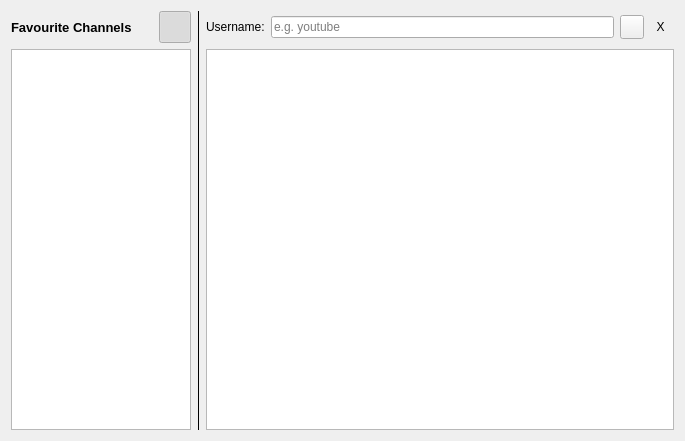
<?xml version="1.0" encoding="UTF-8"?>
<ui version="4.0">
 <class>MainWindow</class>
 <widget class="QMainWindow" name="MainWindow">
  <property name="geometry">
   <rect>
    <x>0</x>
    <y>0</y>
    <width>685</width>
    <height>441</height>
   </rect>
  </property>
  <property name="windowTitle">
   <string>MainWindow</string>
  </property>
  <widget class="QWidget" name="centralWidget">
   <layout class="QGridLayout" name="gridLayout">
    <item row="1" column="0">
     <widget class="QListWidget" name="listWidget">
      <property name="sizePolicy">
       <sizepolicy hsizetype="Expanding" vsizetype="Expanding">
        <horstretch>0</horstretch>
        <verstretch>0</verstretch>
       </sizepolicy>
      </property>
      <property name="minimumSize">
       <size>
        <width>180</width>
        <height>0</height>
       </size>
      </property>
      <property name="maximumSize">
       <size>
        <width>180</width>
        <height>16777215</height>
       </size>
      </property>
     </widget>
    </item>
    <item row="0" column="1" rowspan="2">
     <widget class="Line" name="line">
      <property name="frameShadow">
       <enum>QFrame::Plain</enum>
      </property>
      <property name="lineWidth">
       <number>1</number>
      </property>
      <property name="midLineWidth">
       <number>0</number>
      </property>
      <property name="orientation">
       <enum>Qt::Vertical</enum>
      </property>
     </widget>
    </item>
    <item row="1" column="2" colspan="10">
     <widget class="QTableWidget" name="table"/>
    </item>
    <item row="0" column="2">
     <widget class="QLabel" name="label">
      <property name="maximumSize">
       <size>
        <width>70</width>
        <height>16777215</height>
       </size>
      </property>
      <property name="text">
       <string>Username:</string>
      </property>
     </widget>
    </item>
    <item row="0" column="0">
     <layout class="QHBoxLayout" name="horizontalLayout">
      <item>
       <widget class="QLabel" name="label_2">
        <property name="font">
         <font>
          <pointsize>10</pointsize>
          <weight>75</weight>
          <italic>false</italic>
          <bold>true</bold>
          <underline>false</underline>
          <strikeout>false</strikeout>
          <kerning>true</kerning>
         </font>
        </property>
        <property name="frameShape">
         <enum>QFrame::NoFrame</enum>
        </property>
        <property name="lineWidth">
         <number>-3</number>
        </property>
        <property name="text">
         <string>Favourite Channels</string>
        </property>
       </widget>
      </item>
      <item>
       <widget class="QPushButton" name="btnFavourite">
        <property name="minimumSize">
         <size>
          <width>0</width>
          <height>32</height>
         </size>
        </property>
        <property name="maximumSize">
         <size>
          <width>32</width>
          <height>32</height>
         </size>
        </property>
        <property name="styleSheet">
         <string notr="true">border-image: url(:/icon/rounded.gif);</string>
        </property>
        <property name="text">
         <string/>
        </property>
        <property name="checkable">
         <bool>true</bool>
        </property>
        <property name="checked">
         <bool>true</bool>
        </property>
        <property name="flat">
         <bool>false</bool>
        </property>
       </widget>
      </item>
     </layout>
    </item>
    <item row="0" column="11">
     <layout class="QHBoxLayout" name="horizontalLayout_2">
      <item>
       <widget class="QPushButton" name="btnAdd">
        <property name="minimumSize">
         <size>
          <width>24</width>
          <height>24</height>
         </size>
        </property>
        <property name="maximumSize">
         <size>
          <width>24</width>
          <height>24</height>
         </size>
        </property>
        <property name="styleSheet">
         <string notr="true">border-image: url(:/icon/favourite.gif);</string>
        </property>
        <property name="text">
         <string/>
        </property>
       </widget>
      </item>
      <item>
       <widget class="QLabel" name="labelWait">
        <property name="minimumSize">
         <size>
          <width>24</width>
          <height>24</height>
         </size>
        </property>
        <property name="maximumSize">
         <size>
          <width>24</width>
          <height>24</height>
         </size>
        </property>
        <property name="text">
         <string>  X</string>
        </property>
       </widget>
      </item>
     </layout>
    </item>
    <item row="0" column="3" colspan="8">
     <widget class="QLineEdit" name="lineName">
      <property name="sizePolicy">
       <sizepolicy hsizetype="Minimum" vsizetype="Fixed">
        <horstretch>0</horstretch>
        <verstretch>0</verstretch>
       </sizepolicy>
      </property>
      <property name="minimumSize">
       <size>
        <width>0</width>
        <height>0</height>
       </size>
      </property>
      <property name="dragEnabled">
       <bool>false</bool>
      </property>
      <property name="placeholderText">
       <string>e.g. youtube</string>
      </property>
     </widget>
    </item>
   </layout>
  </widget>
  <widget class="QMenuBar" name="menuBar">
   <property name="geometry">
    <rect>
     <x>0</x>
     <y>0</y>
     <width>685</width>
     <height>20</height>
    </rect>
   </property>
  </widget>
 </widget>
 <layoutdefault spacing="6" margin="11"/>
 <resources/>
 <connections/>
</ui>
